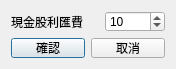
<?xml version="1.0" encoding="UTF-8"?>
<ui version="4.0">
 <class>Dialog</class>
 <widget class="QDialog" name="Dialog">
  <property name="geometry">
   <rect>
    <x>0</x>
    <y>0</y>
    <width>176</width>
    <height>69</height>
   </rect>
  </property>
  <property name="minimumSize">
   <size>
    <width>176</width>
    <height>69</height>
   </size>
  </property>
  <property name="maximumSize">
   <size>
    <width>176</width>
    <height>71</height>
   </size>
  </property>
  <property name="windowTitle">
   <string>編輯匯費</string>
  </property>
  <layout class="QVBoxLayout" name="verticalLayout">
   <item>
    <layout class="QHBoxLayout" name="horizontalLayout_2">
     <item>
      <widget class="QLabel" name="label">
       <property name="text">
        <string>現金股利匯費</string>
       </property>
      </widget>
     </item>
     <item>
      <widget class="QSpinBox" name="qtDividendTransferFeeSpinBox">
       <property name="minimumSize">
        <size>
         <width>60</width>
         <height>0</height>
        </size>
       </property>
       <property name="maximumSize">
        <size>
         <width>60</width>
         <height>16777215</height>
        </size>
       </property>
       <property name="value">
        <number>10</number>
       </property>
      </widget>
     </item>
    </layout>
   </item>
   <item>
    <layout class="QHBoxLayout" name="horizontalLayout">
     <item>
      <widget class="QPushButton" name="qtOkPushButton">
       <property name="text">
        <string>確認</string>
       </property>
      </widget>
     </item>
     <item>
      <widget class="QPushButton" name="qtCancelPushButton">
       <property name="text">
        <string>取消</string>
       </property>
      </widget>
     </item>
    </layout>
   </item>
  </layout>
 </widget>
 <resources/>
 <connections/>
</ui>
